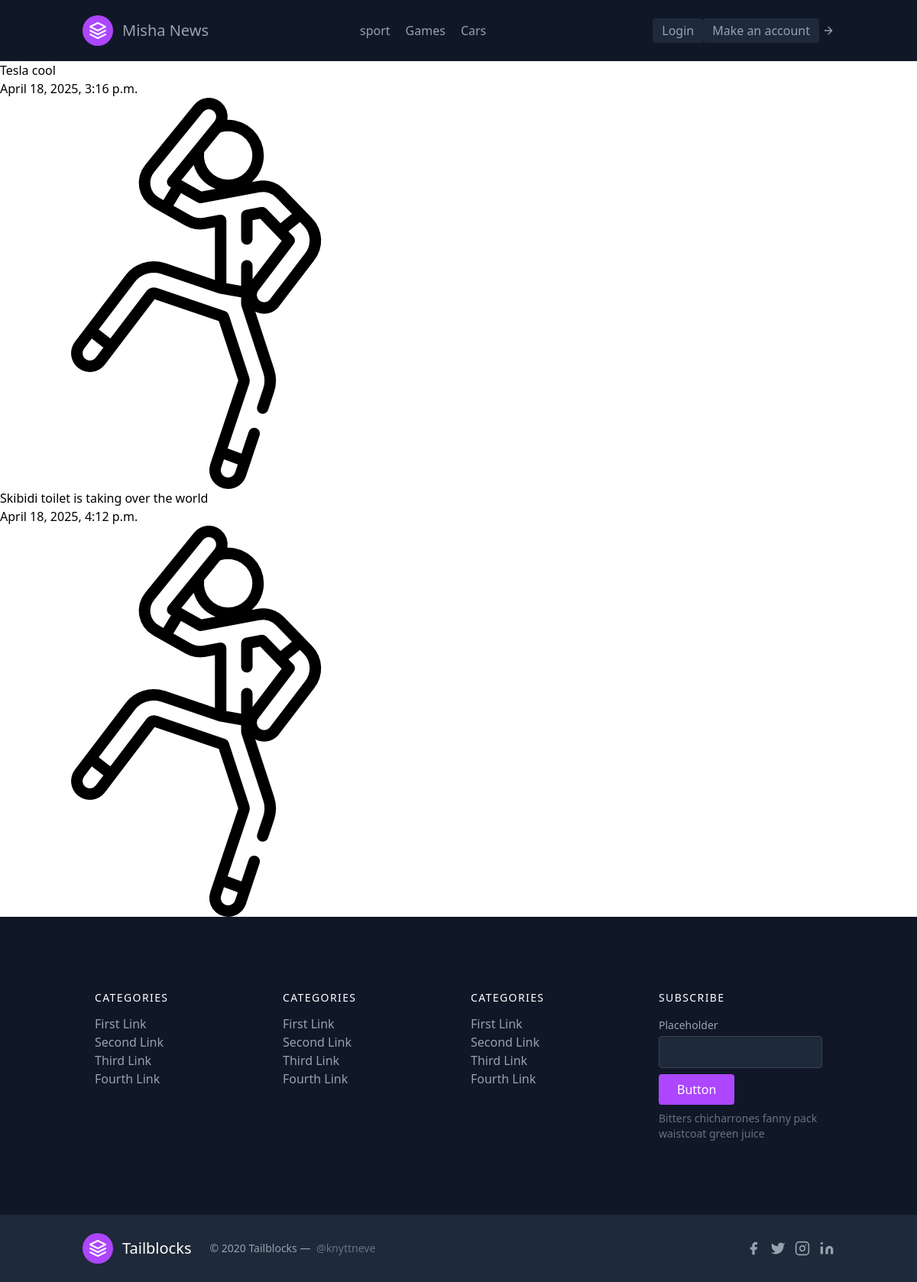
The page /category/3 on the database its author committed.
### Misha/models.py (models this page shows, shortened)
class Category(models.Model):
    name = models.CharField(max_length=200)
    class Meta:
        verbose_name='category'

class News(models.Model):
    title = models.CharField(max_length=200)
    pub_date = models.DateTimeField(auto_now=True)
    text = models.TextField()
    image = models.ImageField(upload_to='news/images')
    category = models.ForeignKey(Category, on_delete=models.CASCADE)
    class Meta:
        verbose_name_plural='NEWS'
        verbose_name='NEW'

### Misha/views.py (the view)
# urls.py: path('category/<int:id>',category,name='category'),
def category(request,id):
    category = Category.objects.all()
    news = News.objects.filter(category_id=id)
    context = {
        'categories':category,
        'news':news
    }
    return render(request,'category.html',context)

### templates/category.html
{%        extends 'base.html'                  %}
{%           block content                     %}
{% for new in news %}
<h1>{{new.title}}</h1>
<p>{{new.pub_date}}</p>
<a href="{% url 'dev' new.id %}">
    <img src="{{ new.image.url }}" alt="kartinka">
</a>
{% endfor %}
{%   endblock                                  %}

### templates/base.html (shortened to what this page needs)
<!DOCTYPE html>
<html lang="en">
<head>
    <script src="https://cdn.jsdelivr.net/npm/@tailwindcss/browser@4"></script>
</head>
<body>
    <header class="text-gray-400 bg-gray-900 body-font">
        <div class="container mx-auto flex flex-wrap p-5 flex-col md:flex-row items-center">
          <a class="flex title-font font-medium items-center text-white mb-4 md:mb-0">
            <svg xmlns="http://www.w3.org/2000/svg" fill="none" stroke="currentColor" stroke-linecap="round" stroke-linejoin="round" stroke-width="2" class="w-10 h-10 text-white p-2 bg-purple-500 rounded-full" viewBox="0 0 24 24">
              <path d="M12 2L2 7l10 5 10-5-10-5zM2 17l10 5 10-5M2 12l10 5 10-5"></path>
            </svg>
            <a href="{%        url 'home'              %}"><span class="ml-3 text-xl">Misha News</span></a>
          </a>
          <nav class="md:ml-auto md:mr-auto flex flex-wrap items-center text-base justify-center">
            {%for cate in categories%}
            <a href="{% url 'category' cate.id %}" class="mr-5 hover:text-white">{{cate.name}}</a>
            {% endfor %}
          </nav>
          {%     if user.is_authenticated      %}
          <p style="width: 80px;">{{user.username}}</p>
          <button class="inline-flex items-center bg-gray-800 border-0 py-1 px-3 focus:outline-none hover:bg-gray-700 rounded text-base mt-4 md:mt-0"><a href="{%  url  'logo'    %}">Log out</a></button>
          {%  else   %}
          <button     class="inline-flex items-center bg-gray-800 border-0 py-1 px-3 focus:outline-none hover:bg-gray-700 rounded text-base mt-4 md:mt-0"><a href="{%  url  'log'    %}">Login</a></button>
          <button class="inline-flex items-center bg-gray-800 border-0 py-1 px-3 focus:outline-none hover:bg-gray-700 rounded text-base mt-4 md:mt-0"><a href="{%  url  'reg'    %}">Make an account</a></button>
            {%    endif %}
            <svg fill="none" stroke="currentColor" stroke-linecap="round" stroke-linejoin="round" stroke-width="2" class="w-4 h-4 ml-1" viewBox="0 0 24 24">
              <path d="M5 12h14M12 5l7 7-7 7"></path>
            </svg>
        </div>
      </header>
      {%       block content             %}
      {%        endblock                 %}
      <footer class="text-gray-400 bg-gray-900 body-font">
        <div class="container px-5 py-24 mx-auto">
          <div class="flex flex-wrap md:text-left text-center order-first">
            <div class="lg:w-1/4 md:w-1/2 w-full px-4">
              <h2 class="title-font font-medium text-white tracking-widest text-sm mb-3">CATEGORIES</h2>
              <nav class="list-none mb-10">
                <li>
                  <a class="text-gray-400 hover:text-white">First Link</a>
                </li>
                <li>
                  <a class="text-gray-400 hover:text-white">Second Link</a>
                </li>
                <li>
                  <a class="text-gray-400 hover:text-white">Third Link</a>
                </li>
                <li>
                  <a class="text-gray-400 hover:text-white">Fourth Link</a>
                </li>
              </nav>
            </div>
            <div class="lg:w-1/4 md:w-1/2 w-full px-4">
              <h2 class="title-font font-medium text-white tracking-widest text-sm mb-3">CATEGORIES</h2>
              <nav class="list-none mb-10">
                <li>
                  <a class="text-gray-400 hover:text-white">First Link</a>
                </li>
                <li>
                  <a class="text-gray-400 hover:text-white">Second Link</a>
                </li>
                <li>
                  <a class="text-gray-400 hover:text-white">Third Link</a>
                </li>
                <li>
                  <a class="text-gray-400 hover:text-white">Fourth Link</a>
                </li>
              </nav>
            </div>
            <div class="lg:w-1/4 md:w-1/2 w-full px-4">
              <h2 class="title-font font-medium text-white tracking-widest text-sm mb-3">CATEGORIES</h2>
              <nav class="list-none mb-10">
                <li>
                  <a class="text-gray-400 hover:text-white">First Link</a>
                </li>
                <li>
                  <a class="text-gray-400 hover:text-white">Second Link</a>
                </li>
                <li>
                  <a class="text-gray-400 hover:text-white">Third Link</a>
                </li>
                <li>
                  <a class="text-gray-400 hover:text-white">Fourth Link</a>
                </li>
              </nav>
            </div>
            <div class="lg:w-1/4 md:w-1/2 w-full px-4">
              <h2 class="title-font font-medium text-white tracking-widest text-sm mb-3">SUBSCRIBE</h2>
              <div class="flex xl:flex-nowrap md:flex-nowrap lg:flex-wrap flex-wrap justify-center items-end md:justify-start">
                <div class="relative w-40 sm:w-auto xl:mr-4 lg:mr-0 sm:mr-4 mr-2">
                  <label for="footer-field" class="leading-7 text-sm text-gray-400">Placeholder</label>
                  <input type="text" id="footer-field" name="footer-field" class="w-full bg-gray-800 rounded border bg-opacity-40 border-gray-700 focus:bg-transparent focus:ring-2 focus:ring-purple-900 focus:border-purple-500 text-base outline-none text-gray-100 py-1 px-3 leading-8 transition-colors duration-200 ease-in-out">
                </div>
                <button class="lg:mt-2 xl:mt-0 flex-shrink-0 inline-flex text-white bg-purple-500 border-0 py-2 px-6 focus:outline-none hover:bg-purple-600 rounded">Button</button>
              </div>
              <p class="text-gray-500 text-sm mt-2 md:text-left text-center">Bitters chicharrones fanny pack
                <br class="lg:block hidden">waistcoat green juice
              </p>
            </div>
          </div>
        </div>
        <div class="bg-gray-800 bg-opacity-75">
          <div class="container px-5 py-6 mx-auto flex items-center sm:flex-row flex-col">
            <a class="flex title-font font-medium items-center md:justify-start justify-center text-white">
              <svg xmlns="http://www.w3.org/2000/svg" fill="none" stroke="currentColor" stroke-linecap="round" stroke-linejoin="round" stroke-width="2" class="w-10 h-10 text-white p-2 bg-purple-500 rounded-full" viewBox="0 0 24 24">
                <path d="M12 2L2 7l10 5 10-5-10-5zM2 17l10 5 10-5M2 12l10 5 10-5"></path>
              </svg>
              <span class="ml-3 text-xl">Tailblocks</span>
            </a>
            <p class="text-sm text-gray-400 sm:ml-6 sm:mt-0 mt-4">© 2020 Tailblocks —
              <a href="https://twitter.com/knyttneve" class="text-gray-500 ml-1" target="_blank" rel="noopener noreferrer">@knyttneve</a>
            </p>
            <span class="inline-flex sm:ml-auto sm:mt-0 mt-4 justify-center sm:justify-start">
              <a class="text-gray-400">
                <svg fill="currentColor" stroke-linecap="round" stroke-linejoin="round" stroke-width="2" class="w-5 h-5" viewBox="0 0 24 24">
                  <path d="M18 2h-3a5 5 0 00-5 5v3H7v4h3v8h4v-8h3l1-4h-4V7a1 1 0 011-1h3z"></path>
                </svg>
              </a>
              <a class="ml-3 text-gray-400">
                <svg fill="currentColor" stroke-linecap="round" stroke-linejoin="round" stroke-width="2" class="w-5 h-5" viewBox="0 0 24 24">
                  <path d="M23 3a10.9 10.9 0 01-3.14 1.53 4.48 4.48 0 00-7.86 3v1A10.66 10.66 0 013 4s-4 9 5 13a11.64 11.64 0 01-7 2c9 5 20 0 20-11.5a4.5 4.5 0 00-.08-.83A7.72 7.72 0 0023 3z"></path>
                </svg>
              </a>
              <a class="ml-3 text-gray-400">
                <svg fill="none" stroke="currentColor" stroke-linecap="round" stroke-linejoin="round" stroke-width="2" class="w-5 h-5" viewBox="0 0 24 24">
                  <rect width="20" height="20" x="2" y="2" rx="5" ry="5"></rect>
                  <path d="M16 11.37A4 4 0 1112.63 8 4 4 0 0116 11.37zm1.5-4.87h.01"></path>
                </svg>
              </a>
              <a class="ml-3 text-gray-400">
                <svg fill="currentColor" stroke="currentColor" stroke-linecap="round" stroke-linejoin="round" stroke-width="0" class="w-5 h-5" viewBox="0 0 24 24">
                  <path stroke="none" d="M16 8a6 6 0 016 6v7h-4v-7a2 2 0 00-2-2 2 2 0 00-2 2v7h-4v-7a6 6 0 016-6zM2 9h4v12H2z"></path>
                  <circle cx="4" cy="4" r="2" stroke="none"></circle>
                </svg>
              </a>
            </span>
          </div>
        </div>
      </footer>
</body>
</html>

### rows shown on the page
Category: name "sport"
Category: name "Games"
Category: name "Cars"
News: title "Tesla cool", pub_date "April 18, 2025, 3:16 p.m.", image (picture)
News: title "Skibidi toilet is taking over the world", pub_date "April 18, 2025, 4:12 p.m.", image (picture)
